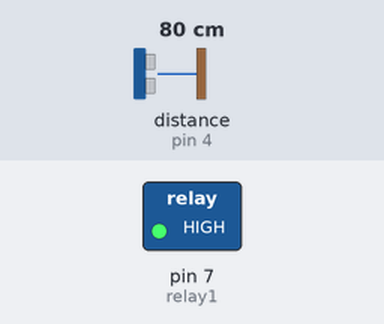
A sketch run on a simulated Arduino Uno, built with avr-gcc and run on an emulated ATmega328P. Shown: switched loads named in the sketch (green lamp = pin HIGH). Wiring (inferred from the names in the program): ultrasonic range finder: trigger pin 2; echo pin 4. The test bench sets the inputs (shaded band); at power-on: distance to the obstacle (sensor on pin 4) 80 cm. The echo pulse lasts 58.3 µs per cm; pins used as bus, display or sensor lines are not drawn; what the sketch prints to the serial monitor is not drawn.

Above: at 1.2 s.
1.3 s: distance to the obstacle (sensor on pin 4) set to 67 cm
At 1.9 s:
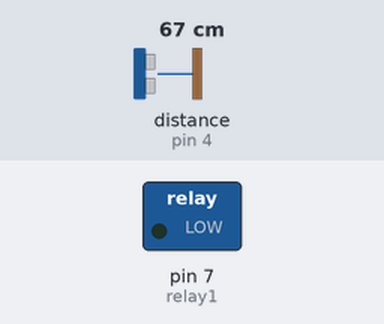
3.0 s: distance to the obstacle (sensor on pin 4) set to 250 cm
Timing chart, 0 to 6.0 s (numbered marks = the images above; inputs shaded):
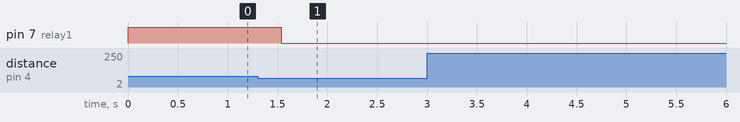

The sketch:

ObjectDetection_RelayControl.ino
```cpp
int trigPin=2;
int echoPin=4;

int relay1=7;

bool relayState = false;  // Stores the relay's ON/OFF state
bool objectDetected = false;  // Tracks if an object is already detected

void setup() {
  Serial.begin(9600);
  Serial.println("Starting...");

  pinMode(trigPin, OUTPUT);
  pinMode(echoPin, INPUT);

  pinMode(relay1, OUTPUT);
  digitalWrite(relay1, HIGH);
}

void loop() {
  long duration, distance;

  digitalWrite(trigPin, LOW);
  delayMicroseconds(2);
  digitalWrite(trigPin, HIGH);
  delayMicroseconds(10);
  digitalWrite(trigPin, LOW);

  duration = pulseInLong(echoPin, HIGH);
  distance = duration * 0.034 / 2;

  Serial.print("Distance: ");
  Serial.print(distance);
  Serial.println(" cm");

  if (distance <= 0 || distance > 850) {
    Serial.println("⚠ ERROR: Invalid distance reading!");
    return;
  }

  if (distance <= 70 && !objectDetected) {
    objectDetected = true;
    relayState = !relayState;
    digitalWrite(relay1, relayState ? LOW : HIGH);
    Serial.println(relayState ? "✅ Relay ON" : "❌ Relay OFF");
  }


  if (distance > 70 && objectDetected) {
    objectDetected = false;
  }

  delay(250);
}
```

Measured:
- the behaviour switches between 72 and 71 cm on distance to the obstacle (sensor on pin 4) (found by bisection; images 0 and 1)
- after the input at 1.3 s, pin 7 (relay1): HIGH → LOW after 0.24 s
- after the input at 3.0 s, every drawn part: stays the same
